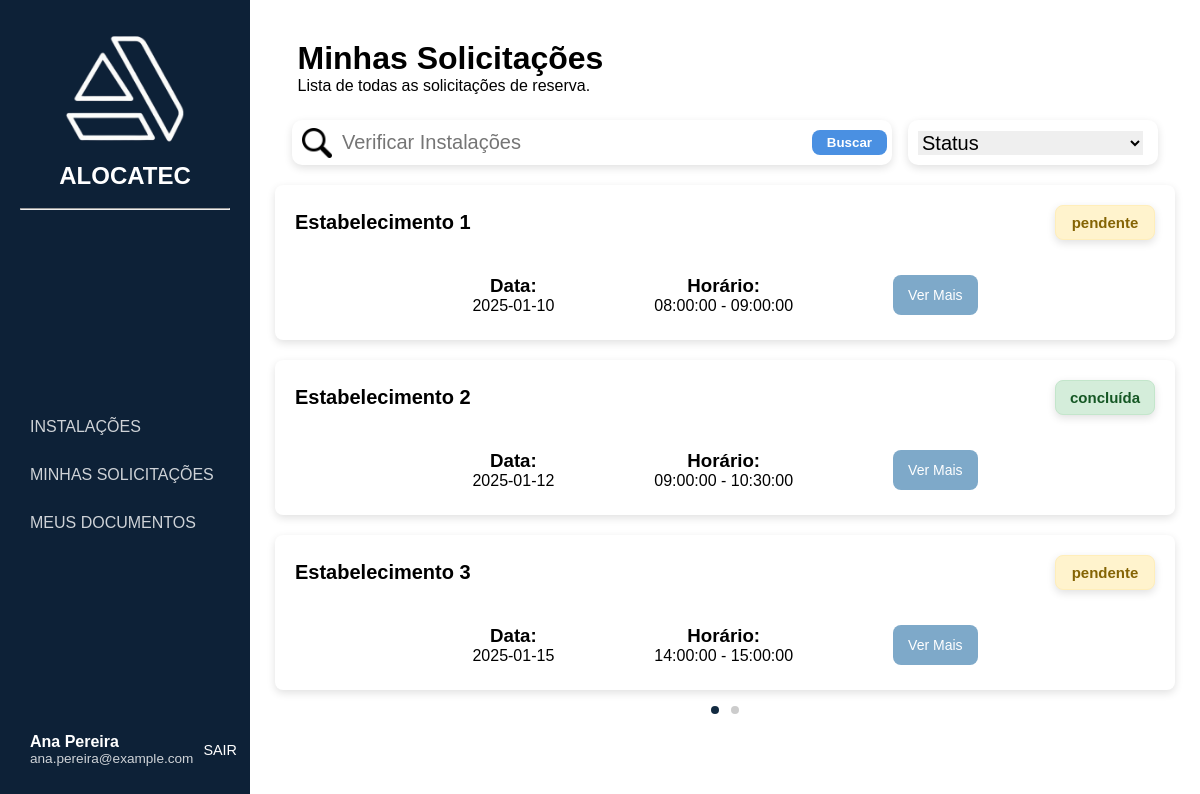
The page /pages/solicitacoes/solicitacoes.php (signed in) on the database as committed earlier.
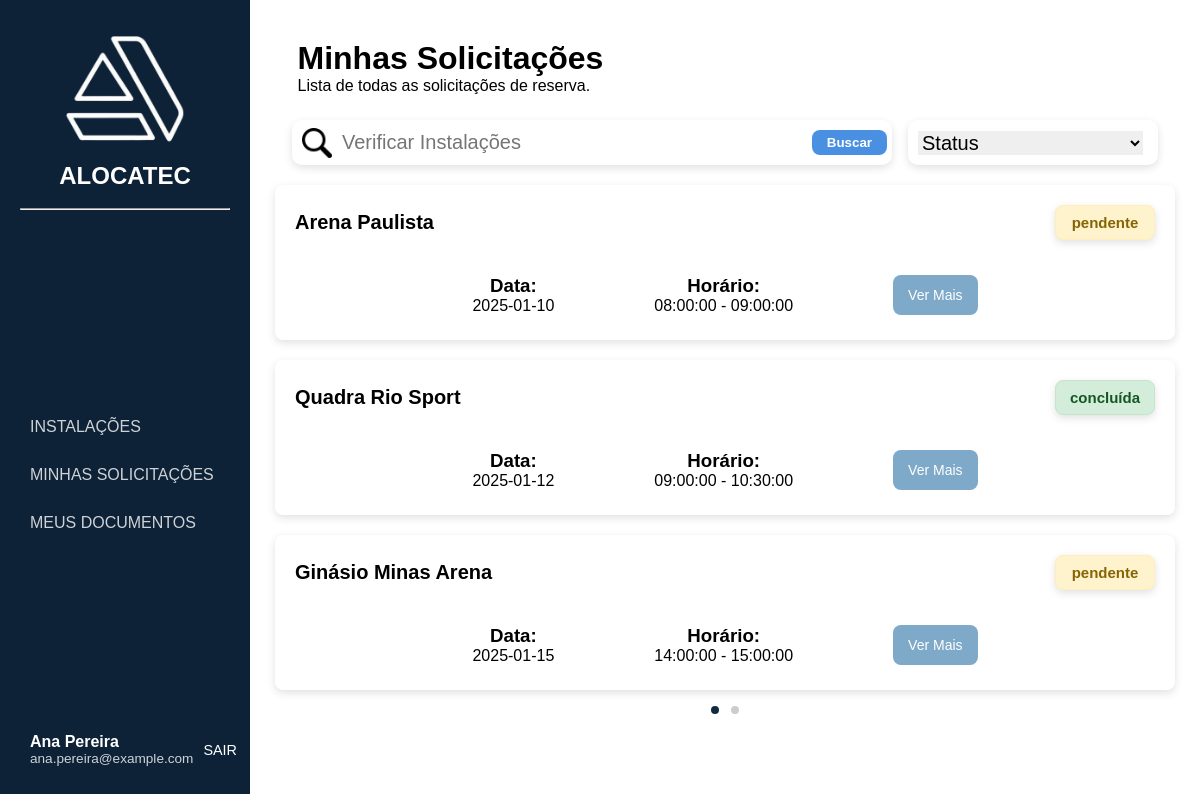
The same page on the database as committed later.
### tables this page shows
CREATE TABLE reserva (
    id_reserva INT AUTO_INCREMENT PRIMARY KEY,
    data DATE NOT NULL,
    horario_inicio TIME NOT NULL,
    horario_fim TIME NOT NULL,
    status ENUM('pendente', 'concluída', 'cancelada') NOT NULL,
    capacidade INT NOT NULL, 
	data_reserva DATETIME DEFAULT CURRENT_TIMESTAMP,
    id_usuario INT NOT NULL,
    id_estabelecimento INT NOT NULL,
    id_espaco INT NOT NULL,
    id_administrador INT NOT NULL,
    FOREIGN KEY (id_usuario) REFERENCES usuario(id_usuario),
    FOREIGN KEY (id_estabelecimento) REFERENCES estabelecimento(id_estabelecimento),
    FOREIGN KEY (id_espaco) REFERENCES espaco(id_espaco),
    FOREIGN KEY (id_administrador) REFERENCES administrador(id_administrador)
);

CREATE TABLE estabelecimento (
    id_estabelecimento INT AUTO_INCREMENT PRIMARY KEY,
    nome_est VARCHAR(100) NOT NULL,
    tipo ENUM('Vôlei','Futebol','Basquete','Piscina', 'Poliesportivo','Outros') NOT NULL,
    endereco VARCHAR(150) NOT NULL,
    numero NUMERIC(5) NOT NULL,
    bairro VARCHAR(150) NOT NULL,
    cep VARCHAR(10) NOT NULL,
    cidade VARCHAR(150) NOT NULL,
    complemento VARCHAR(150),
    uf VARCHAR(2) NOT NULL,
    status ENUM('Ativo', 'Inativo') NOT NULL,
    inicio TIME NOT NULL,
    termino TIME NOT NULL,
    disponibilidade ENUM('Seg-Sex', 'Sab-Dom', 'Seg-Dom') NOT NULL,
    id_administrador INT NOT NULL,
    FOREIGN KEY (id_administrador) REFERENCES administrador(id_administrador)
);

### login/login.php (called while the page is built, shortened)
<?php
class Store
{
    public static function get($key)
    {
        return $_SESSION[$key] ?? null;
    }
}

### pages/solicitacoes/solicitacoes.php (the view, shortened to what this page needs)
<?php
require_once '../../login/login.php';
$usuario = Store::get('usuario');
?>
<!DOCTYPE html>
<html lang="pt-BR">
<head>
    <link rel="stylesheet" href="solicitacoes.css">
</head>
<body>
    <aside class="sidebar">
        <div class="logo">
            <div class="icone-logo">
                <img src="./img/logo.png" alt="Logo ALOCATEC">
            </div>
            <h2>ALOCATEC</h2>
            <br>
            <hr>
        </div>
        <nav>
            <ul>
                <li><a href="../instalacoes/instalacoes.php">INSTALAÇÕES</a></li>
                <li><a href="../solicitacoes/solicitacoes.php">MINHAS SOLICITAÇÕES</a></li>
                <li><a href="../documentos/meusdocumentos.php">MEUS DOCUMENTOS</a></li>
            </ul>
        </nav>
        <div class="user" data-usuario="<?= $usuario['id'] ?>"
             onclick="window.location.href='../perfil/perfil.php?usuario=<?= $usuario['id'] ?>'">
            <div class="user-info">
                <p class="nome"><?= htmlspecialchars($usuario['nome_usu']) ?></p>
                <p class="cargo"><?= htmlspecialchars($usuario['email']) ?></p>
            </div>
            <a href="../../login/logout.php" class="logout">SAIR</a>
        </div>
    </aside>
    <div class="content">
        <div class="page">
            <h1>Minhas Solicitações</h1>
            <p>Lista de todas as solicitações de reserva.</p>
        </div>
        <form method="GET" class="filters">
            <div class="search">
                <img src="./img/lupa.png" alt="Buscar">
                <input
                    type="text"
                    name="busca"
                    placeholder="Verificar Instalações"
                    value="<?= isset($_GET['busca']) ? htmlspecialchars($_GET['busca']) : '' ?>"
                />
                <button type="submit" class="btn-buscar">Buscar</button>
            </div>
            <div class="chip">
                <select name="status" onchange="this.form.submit()">
                    <option value="">Status</option>
                </select>
            </div>
        </form>
        <?php
        require_once '../../database/conexao_bd_mysql.php';
        $limite = 3;
        $onde_estou = isset($_GET['page']) ? max(1, intval($_GET['page'])) : 1;
        $linha_mysql = ($onde_estou - 1) * $limite;
        $statusFiltro = "";
        $buscaFiltro = "";
        $total_query = "
            SELECT COUNT(*) AS total
            FROM reserva R
            INNER JOIN estabelecimento E ON R.id_estabelecimento = E.id_estabelecimento
            WHERE 1=1
            $statusFiltro
            $buscaFiltro
        ";
        $total_result = mysqli_query($conexao_servidor_bd, $total_query);
        $total_row = mysqli_fetch_assoc($total_result);
        $total_pag = ceil($total_row['total'] / $limite);
        $sql_reserva = "
            SELECT
                R.id_reserva,
                R.data,
                R.horario_inicio,
                R.horario_fim,
                R.status,
                U.nome_usu AS usuario,
                E.nome_est AS nome_est
            FROM reserva R
            INNER JOIN usuario U ON R.id_usuario = U.id_usuario
            INNER JOIN estabelecimento E ON R.id_estabelecimento = E.id_estabelecimento
            WHERE 1=1
            $statusFiltro
            $buscaFiltro
            LIMIT $linha_mysql, $limite
        ";
        $result_reserva = mysqli_query($conexao_servidor_bd, $sql_reserva);
        $dados_reserva = mysqli_fetch_all($result_reserva, MYSQLI_ASSOC);
        if (!empty($dados_reserva)) {
            foreach ($dados_reserva as $reserva) {
                echo "
                <div class='solicitacao-card'>
                    <div class='topo-solicitacao'>
                        <div class='nome-espaco'>
                            <h2>". htmlspecialchars($reserva['nome_est']) ."</h2>
                        </div>
                        <div class='status-solicitacao ". htmlspecialchars($reserva['status']) ."'>
                            <h2>". htmlspecialchars($reserva['status']) ."</h2>
                        </div>
                    </div>
                    <div class='detalhes-solicitacao'>
                        <div class='detalhe'>
                            <h3>Data:</h3>
                            <p>". htmlspecialchars($reserva['data']) ."</p>
                        </div>
                        <div class='detalhe'>
                            <h3>Horário:</h3>
                            <p>". htmlspecialchars($reserva['horario_inicio']) ." - ". htmlspecialchars($reserva['horario_fim']) ."</p>
                        </div>
                        <button class='ver-mais-btn'
                            onclick=\"window.location.href='../detalhes_solicitacao/solicitacao.php?id=". htmlspecialchars($reserva['id_reserva']) ."'\">
                            Ver Mais
                        </button>
                    </div>
                </div>
                ";
            }
        } else {
            echo "<div class='erro'>
                    <h3>Nenhuma solicitação encontrada</h3>
                    <p>Tente alterar o filtro ou fazer uma nova busca.</p>
                </div>
";
        }
        ?>
        <div class="pagination-dots">
            <?php
                for ($i = 1; $i <= $total_pag; $i++):
                    $active = ($i == $onde_estou) ? "active" : "";
                    $url = "?page=$i";
            ?>
                <a href="<?= $url ?>" class="dot <?= $active ?>"></a>
            <?php endfor; ?>
        </div>
    </div>
</body>
</html>

### pages/solicitacoes/solicitacoes.css (style rules this page uses)
* { margin: 0; padding: 0; box-sizing: border-box; font-family: "Nunito", sans-serif; }
body { display: flex; height: 100vh; }
.sidebar { width: 250px; background: #0d2137; color: white; display: flex; flex-direction: column; justify-content: space-between; padding: 30px 20px; }
.logo { text-align: center; margin-bottom: 10px; }
.logo img { width: 120px; height: auto; }
.icone-logo { font-size: 40px; font-weight: bold; }
nav ul { list-style: none; }
nav ul li { padding: 15px 10px; cursor: pointer; opacity: 0.8; transition: 0.3s; }
a { text-decoration: none; color: white; }
.user { display: flex; align-items: center; gap: 10px; }
.user-info p { margin: 0; }
.nome { font-weight: bold; }
.cargo { font-size: 0.85rem; opacity: 0.8; }
.logout { margin-left: auto; color: #fff; font-size: 0.9rem; text-decoration: none; }
.content { flex: 1; background: #fff; padding: 20px 0; display: flex; flex-direction: column; align-items: center; }
.page { width: 90%; max-width: 900px; margin: 20px auto 10px auto; justify-content: space-between; }
.filters { margin-top: 15px; display: flex; justify-content: space-between; gap: 16px; align-items: center; padding: 0; }
.search { display: flex; align-items: center; gap: 10px; background: #fff; border-radius: 10px; height: 45px; width: 600px; box-shadow: 0 3px 8px rgba(0, 0, 0, 0.12); }
.search img { width: 30px; height: 30px; margin-left: 10px; }
.search input { border: none; outline: none; font-size: 20px; width: 100%; }
.btn-buscar { background: #4a90e2; color: #fff; border: none; padding: 5px 15px; border-radius: 8px; cursor: pointer; transition: 0.2s; font-weight: 600; margin-right: 5px; }
.chip { display: flex; align-items: center; gap: 15px; background: #fff; border-radius: 10px; height: 45px; width: 250px; box-shadow: 0 3px 8px rgba(0, 0, 0, 0.12); }
.chip select { border: none; outline: none; font-size: 20px; width: 90%; margin-left: 10px; }
.solicitacao-card { text-align: center; width: 100%; max-width: 900px; height: auto; border-radius: 8px; box-shadow: 0 3px 8px rgba(0, 0, 0, 0.12); background: #fff; padding: 15px; }
.topo-solicitacao { display: flex; justify-content: space-between; align-items: center; padding: 15px; }
.nome-espaco h2, .detalhes-solicitacao h2 { color: #000; }
.nome-espaco { width: 600px; }
.nome-espaco h2 { font-size: 20px; color: #000; text-align: justify; }
.solicitacao-card { margin-top: 20px; padding: 5px; border-radius: 8px; box-shadow: 0 3px 8px rgba(0, 0, 0, 0.12); background: #ffff; }
.status-solicitacao { width: 100px; height: 35px; display: flex; justify-content: center; align-items: center; border-radius: 8px; box-shadow: 0 3px 8px rgba(0, 0, 0, 0.12); color: inherit; }
.status-solicitacao h2 { font-size: 15px; margin: 0; text-align: center; color: inherit; }
.status-solicitacao.pendente { background-color: #fff3cd; color: #856404; border: 1px solid #ffeeba; }
.status-solicitacao.concluída { background-color: #d4edda; color: #155724; border: 1px solid #c3e6cb; }
.detalhes-solicitacao { display: flex; justify-content: center; gap: 100px; padding: 20px; }
.ver-mais-btn { background-color: #7ea9c9; color: #fff; border: none; border-radius: 8px; padding: 10px 15px; cursor: pointer; font-size: 14px; transition: background-color 0.3s; }
.pagination-dots { text-align: center; margin-top: 10px; }
.pagination-dots .dot { display: inline-block; width: 8px; height: 8px; border-radius: 50%; background-color: #ccc; margin: 0 4px; cursor: pointer; }
.pagination-dots .dot.active { background-color: #122a40; }

Rows that differ between the two databases and show on the page:
changed through a linked row, reserva: id_estabelecimento.nome_est "Estabelecimento 1" → "Arena Paulista"
changed through a linked row, reserva "concluída": id_estabelecimento.nome_est "Estabelecimento 2" → "Quadra Rio Sport"
changed through a linked row, reserva: id_estabelecimento.nome_est "Estabelecimento 3" → "Ginásio Minas Arena"
